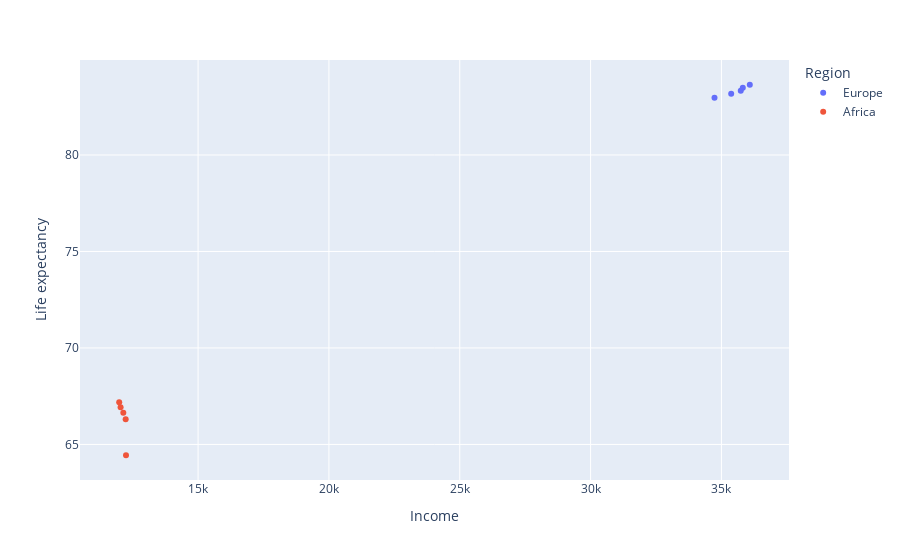

Notebook code cell kept with this figure:
### Code cell
fig = px.scatter(
    df, 
    x='Income', 
    y='Life expectancy',
    color='Region'
)
fig.show()

### Figure 1 — Plotly figure (JSON) as saved in the notebook; plotly's stock layout.template omitted (floating-point values rounded to 4 significant figures)
{"data": [{"hovertemplate": "Region=Europe<br>Income=%{x}<br>Life expectancy=%{y}<extra></extra>", "legendgroup": "Europe", "marker": {"color": "#636efa", "symbol": "circle"}, "mode": "markers", "name": "Europe", "orientation": "v", "showlegend": true, "type": "scatter", "x": [34740.0, 35370.0, 35740.0, 35820.0, 36080.0], "xaxis": "x", "y": [82.97, 83.17, 83.33, 83.49, 83.64], "yaxis": "y"}, {"hovertemplate": "Region=Africa<br>Income=%{x}<br>Life expectancy=%{y}<extra></extra>", "legendgroup": "Africa", "marker": {"color": "#EF553B", "symbol": "circle"}, "mode": "markers", "name": "Africa", "orientation": "v", "showlegend": true, "type": "scatter", "x": [12250.0, 12230.0, 12140.0, 12040.0, 11990.0], "xaxis": "x", "y": [64.44, 66.31, 66.64, 66.93, 67.19], "yaxis": "y"}], "layout": {"legend": {"title": {"text": "Region"}, "tracegroupgap": 0}, "margin": {"t": 60}, "xaxis": {"anchor": "y", "domain": [0, 1], "title": {"text": "Income"}}, "yaxis": {"anchor": "x", "domain": [0, 1], "title": {"text": "Life expectancy"}}}}
